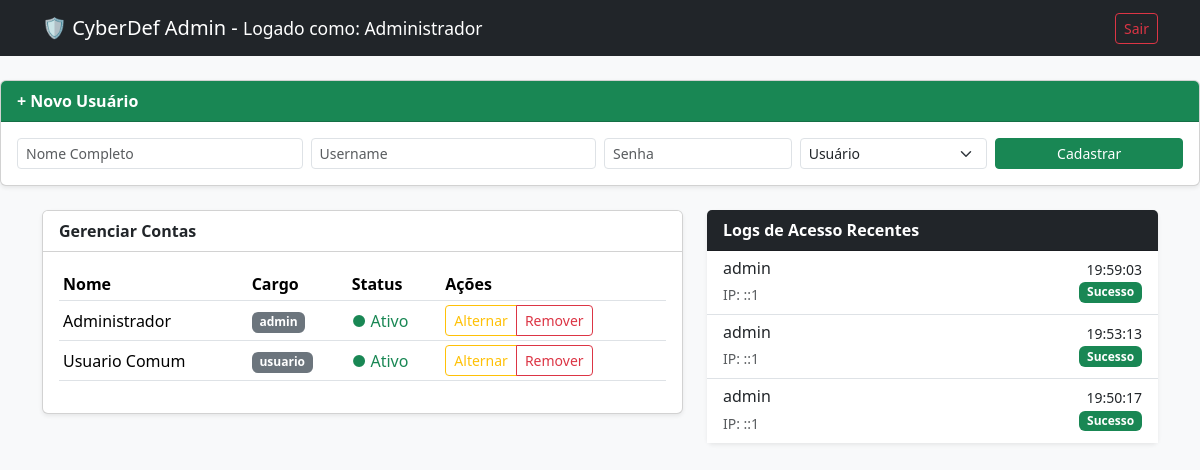
Screenshot of /painel_admin.php (signed in) with the database file from the repository.
### tables this page shows
CREATE TABLE `usuarios` (
  `id` int(11) NOT NULL,
  `nome` varchar(100) NOT NULL,
  `usuario` varchar(50) NOT NULL,
  `senha` varchar(255) NOT NULL,
  `funcao` varchar(20) NOT NULL DEFAULT 'user',
  `status` tinyint(1) DEFAULT 1
);

CREATE TABLE `logs_acesso` (
  `id` int(11) NOT NULL,
  `usuario_id` int(11) DEFAULT NULL,
  `usuario_texto` varchar(50) DEFAULT NULL,
  `data_hora` datetime DEFAULT current_timestamp(),
  `sucesso` tinyint(1) DEFAULT NULL,
  `ip_origem` varchar(45) DEFAULT NULL
);

### painel_admin.php (the view, shortened to what this page needs)
<?php
$conn = mysqli_connect("localhost", "root", "", "aula09");
$res_usuarios = mysqli_query($conn, "SELECT id, nome, usuario, funcao, status FROM usuarios");
$res_logs = mysqli_query($conn, "SELECT * FROM logs_acesso ORDER BY data_hora DESC LIMIT 10");
?>
<!DOCTYPE html>
<html lang="pt-br">
<head>
    <link href="https://cdn.jsdelivr.net/npm/bootstrap@5.3.3/dist/css/bootstrap.min.css" rel="stylesheet">
</head>
<body class="bg-light">
    <nav class="navbar navbar-dark bg-dark mb-4">
        <div class="container">
            <span class="navbar-brand">🛡️ CyberDef Admin - <small>Logado como:
                    <?= $_SESSION['nome'] ?>
                </small></span>
            <a href="logout.php" class="btn btn-outline-danger btn-sm">Sair</a>
        </div>
    </nav>
    <div class="card shadow-sm mb-4">
        <div class="card-header bg-success text-white"><strong>+ Novo Usuário</strong></div>
        <div class="card-body">
            <form method="POST" class="row g-2">
                <div class="col-md-3">
                    <input type="text" name="n_nome" class="form-control form-control-sm" placeholder="Nome Completo"
                        required>
                </div>
                <div class="col-md-3">
                    <input type="text" name="n_user" class="form-control form-control-sm" placeholder="Username"
                        required>
                </div>
                <div class="col-md-2">
                    <input type="password" name="n_senha" class="form-control form-control-sm" placeholder="Senha"
                        required>
                </div>
                <div class="col-md-2">
                    <select name="n_funcao" class="form-select form-select-sm">
                        <option value="usuario">Usuário</option>
                    </select>
                </div>
                <div class="col-md-2 d-grid">
                    <button type="submit" name="btn_criar" class="btn btn-sm btn-success">Cadastrar</button>
                </div>
            </form>
        </div>
    </div>
    <div class="container">
        <div class="row">
            <div class="col-md-7">
                <div class="card shadow-sm mb-4">
                    <div class="card-header bg-white"><strong>Gerenciar Contas</strong></div>
                    <div class="card-body">
                        <table class="table table-sm align-middle">
                            <thead>
                                <tr>
                                    <th>Nome</th>
                                    <th>Cargo</th>
                                    <th>Status</th>
                                    <th>Ações</th>
                                </tr>
                            </thead>
                            <tbody>
                                <?php while ($user = mysqli_fetch_assoc($res_usuarios)): ?>
                                    <tr>
                                        <td>
                                            <?= htmlspecialchars($user['nome']) ?>
                                        </td>
                                        <td><span class="badge bg-secondary">
                                                <?= $user['funcao'] ?>
                                            </span></td>
                                        <td>
                                            <?= $user['status'] ? '<span class="text-success">● Ativo</span>' : '<span class="text-danger">● Inativo</span>' ?>
                                        </td>
                                        <td>
                                            <div class="btn-group">
                                                <a href="acoes.php?act=toggle&id=<?= $user['id'] ?>"
                                                    class="btn btn-sm btn-outline-warning">Alternar</a>
                                                <a href="acoes.php?act=del&id=<?= $user['id'] ?>"
                                                    class="btn btn-sm btn-outline-danger"
                                                    onclick="return confirm('Excluir?')">Remover</a>
                                            </div>
                                        </td>
                                    </tr>
                                <?php endwhile; ?>
                            </tbody>
                        </table>
                    </div>
                </div>
            </div>
            <div class="col-md-5">
                <div class="card shadow-sm border-0">
                    <div class="card-header bg-dark text-white"><strong>Logs de Acesso Recentes</strong></div>
                    <div class="card-body p-0">
                        <div class="list-group list-group-flush">
                            <?php while ($log = mysqli_fetch_assoc($res_logs)): ?>
                                <div class="list-group-item">
                                    <div class="d-flex w-100 justify-content-between">
                                        <h6 class="mb-1"><?= htmlspecialchars($log['usuario_texto']) ?></h6>
                                        <small><?= date('H:i:s', strtotime($log['data_hora'])) ?></small>
                                    </div>
                                    <small class="text-muted">IP: <?= $log['ip_origem'] ?></small>
                                    <span class="badge <?= $log['sucesso'] ? 'bg-success' : 'bg-danger' ?> float-end">
                                        <?= $log['sucesso'] ? 'Sucesso' : 'Falhou' ?>
                                    </span>
                                </div>
                            <?php endwhile; ?>
                        </div>
                    </div>
                </div>
            </div>
</html>

### rows the page displays
usuarios: nome "Administrador", funcao "admin", status "● Ativo"
usuarios: nome "Usuario Comum", funcao "usuario", status "● Ativo"
logs_acesso: usuario_texto "admin", data_hora "19:59:03", ip_origem "::1", sucesso "Sucesso"
logs_acesso: usuario_texto "admin", data_hora "19:53:13", ip_origem "::1", sucesso "Sucesso"
logs_acesso: usuario_texto "admin", data_hora "19:50:17", ip_origem "::1", sucesso "Sucesso"

### other values shown
$_SESSION['nome'] "Administrador"
